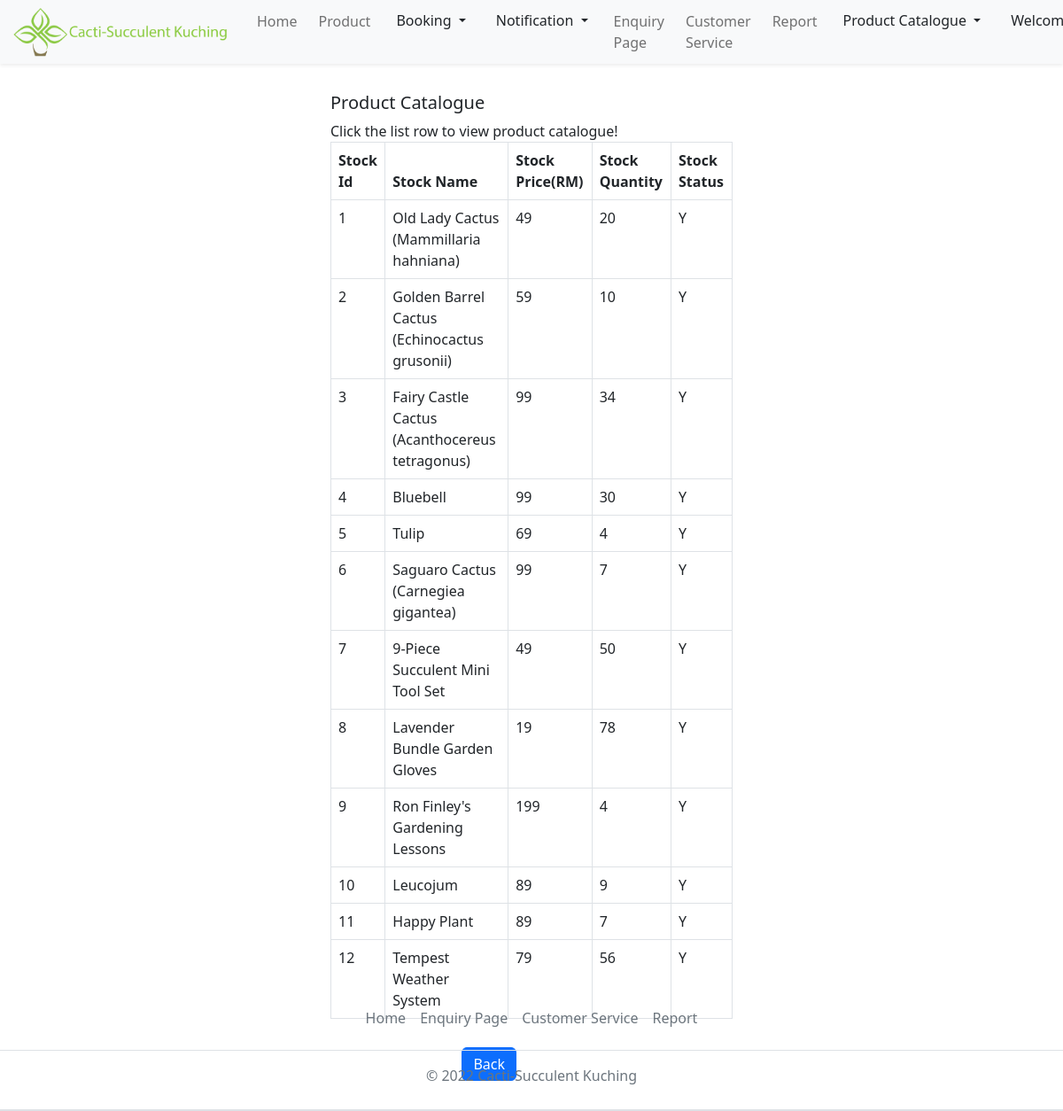
The app's page /admin/searchProductCatalogue.php (signed in) with its own data.
### tables this page shows
CREATE TABLE `tblproductcatalogue` (
  `stockId` int(10) NOT NULL,
  `stockName` varchar(50) DEFAULT NULL,
  `stockDetail` text DEFAULT NULL,
  `stockType` varchar(50) DEFAULT NULL,
  `stockPicture` varchar(100) DEFAULT NULL,
  `stockPrice` varchar(10) DEFAULT NULL,
  `stockQuantity` varchar(10) DEFAULT NULL,
  `stockStatus` char(1) DEFAULT NULL
);

### admin/searchProductCatalogue.php (the view, shortened to what this page needs)
<?php
    include('../Account.php');
?>
<!DOCTYPE html>
<html lang="en">
    <head>
        <link rel="stylesheet" href="..\styles\homepage.css">
        <link href="https://cdn.jsdelivr.net/npm/bootstrap@5.2.2/dist/css/bootstrap.min.css" rel="stylesheet">
    </head>
<body>
<nav class="navbar navbar-expand-lg">
    <div class="container-fluid fixed-top shadow-sm bg-light">
        <a class="navbar-brand" href="admin.php">
            <img src="..\images\logo.png" alt="logo" style="width:250px;" class="rounded-pill">
        </a>
        <div class="collapse navbar-collapse justify-content-end" id="collapsibleNavbar">
            <ul class="navbar-nav">
                <li class="nav-item p-1">
                    <a class="nav-link" href="admin.php">Home</a>
                </li>
                <li class="nav-item p-1">
                    <a class="nav-link" href="#">Product</a>
                </li>
                <li class="nav-item p-1">
                    <div class="dropdown">
                        <button class="btn dropdown-toggle" type="button" data-bs-toggle="dropdown" aria-expanded="false">
                             Booking
                        </button>
                    </div>
                </li>
                <li class="nav-item p-1">
                    <div class="dropdown">
                        <button class="btn dropdown-toggle" type="button" data-bs-toggle="dropdown" data-bs-auto-close="false" aria-expanded="false">
                             Notification
                        </button>
                    </div>
                </li>
                <li class="nav-item p-1">
                    <a class="nav-link" href="enquiryManage.php">Enquiry Page</a>
                </li>
                <li class="nav-item p-1">
                    <a class="nav-link" href="admincustomerservice.php">Customer Service</a>
                </li>
                <li class="nav-item p-1">
                    <a class="nav-link" href="#">Report</a>
                </li>
                <li class="nav-item p-1">
                    <div class="dropdown">
                        <button class="btn dropdown-toggle" type="button" data-bs-toggle="dropdown" aria-expanded="false">
                             Product Catalogue
                        </button>
                    </div>
                </li>
                <li class="nav-item p-1">
                    <div class="dropdown">
                        <button class="btn dropdown-toggle" type="button" data-bs-toggle="dropdown" aria-expanded="false">
                             Welcome Back, <?php echo $_SESSION['user']['username']; ?>!
                        </button>
                    </div>
                </li>
            </ul>
        </div>
    </div>
</nav>
<?php
	$SQL = "SELECT * FROM tblProductCatalogue";
	$Result = mysqli_query($con, $SQL);
	if(mysqli_num_rows($Result) > 0)
	{
	?>
		<div class="row">
			<div class="form-group row col-md-5 p-3 mx-auto">
				<h5>
					<?php if($_GET['Id'] == "E") echo "Edit Product Catalogue";
						else echo "Product Catalogue"; ?>
				</h5>
                <div class="callout callout-warning">
				 <?php
				 	if($_GET["Id"] == "E")	echo "<span>Click the list row to edit product catalogue!</span>";
		 			else echo "<span>Click the list row to view product catalogue!</span>";  ?>
                </div>
         		<br/>
				<form class="contact100-form validate-form" method="POST">
					<table id="example" class="table table-bordered table-hover">
				 		<thead>
                			<tr>
            					<th>Stock Id</th>
								<th>Stock Name</th>
								<th>Stock Price(RM)</th>
                                <th>Stock Quantity</th>
                                <th>Stock Status</th>
           					</tr>
                  		</thead>
                		<tbody>
						<?php
							for($i = 0; $i < mysqli_num_rows($Result); $i++)
							{
								$RecRow = mysqli_fetch_array($Result);
								echo "<tr class = \"Row\"";
								if($_GET['Id'] == "E")
								echo "onclick = \"location = 'addProductCatalogue.php?Id=".$RecRow['stockId']."'\"";
								else echo  "onclick = \"location = 'viewProductCatalogue.php?Id=".$RecRow['stockId']."'\"";
								echo ">";
								echo "<td>".$RecRow['stockId']."</td>";
								echo "<td>".$RecRow['stockName']."</td>";
								echo "<td>".$RecRow['stockPrice']."</td>";
                                echo "<td>".$RecRow['stockQuantity']."</td>";
								echo "<td>".$RecRow['stockStatus']."</td>";
								echo "</tr>";
							}
						?>
					  	</tbody>
					</table>
				</form>
				<div class="row">
					<div class="form-group row col-md-5 p-3 mx-auto">
						<div class="col-md-7">
						    <button type="submit" class="btn btn-primary" onclick="history.back()">
							    Back
						    </button>
                        </div>
					</div>
				</div>
			</div>
		</div>
	<?php
	}
?>
</body>
</html>
<div class="container-fluid border" style="width: 100%;">
  <footer class="py-1 my-2 fixed-bottom">
  <ul class="nav justify-content-center border-bottom pb-3 mb-3">
      <li class="nav-item"><a href="admin.php" class="nav-link px-2 text-muted">Home</a></li>
      <li class="nav-item"><a href="viewEnquiry.php" class="nav-link px-2 text-muted">Enquiry Page</a></li>
      <li class="nav-item"><a href="admincustomerservice.php" class="nav-link px-2 text-muted">Customer Service</a></li>
      <li class="nav-item"><a href="#" class="nav-link px-2 text-muted">Report</a></li>
    </ul>
    <p class="text-center text-muted">© 2022 Cacti-Succulent Kuching</p>
  </footer>
</div>

### records on screen
tblproductcatalogue: stockId "1", stockName "Old Lady Cactus (Mammillaria hahniana)", stockPrice "49", stockQuantity "20", stockStatus "Y"
tblproductcatalogue: stockId "2", stockName "Golden Barrel Cactus (Echinocactus grusonii)", stockPrice "59", stockQuantity "10", stockStatus "Y"
tblproductcatalogue: stockId "3", stockName "Fairy Castle Cactus (Acanthocereus tetragonus)", stockPrice "99", stockQuantity "34", stockStatus "Y"
tblproductcatalogue: stockId "4", stockName "Bluebell", stockPrice "99", stockQuantity "30", stockStatus "Y"
tblproductcatalogue: stockId "5", stockName "Tulip", stockPrice "69", stockQuantity "4", stockStatus "Y"
tblproductcatalogue: stockId "6", stockName "Saguaro Cactus (Carnegiea gigantea)", stockPrice "99", stockQuantity "7", stockStatus "Y"
tblproductcatalogue: stockId "7", stockName "9-Piece Succulent Mini Tool Set", stockPrice "49", stockQuantity "50", stockStatus "Y"
tblproductcatalogue: stockId "8", stockName "Lavender Bundle Garden Gloves", stockPrice "19", stockQuantity "78", stockStatus "Y"
tblproductcatalogue: stockId "9", stockName "Ron Finley's Gardening Lessons", stockPrice "199", stockQuantity "4", stockStatus "Y"
tblproductcatalogue: stockId "10", stockName "Leucojum", stockPrice "89", stockQuantity "9", stockStatus "Y"
tblproductcatalogue: stockId "11", stockName "Happy Plant", stockPrice "89", stockQuantity "7", stockStatus "Y"
tblproductcatalogue: stockId "12", stockName "Tempest Weather System", stockPrice "79", stockQuantity "56", stockStatus "Y"
